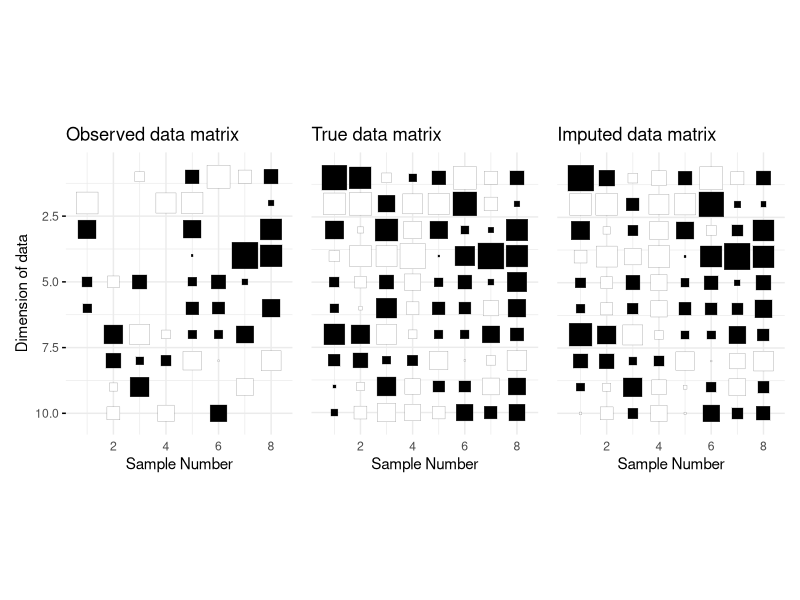

Generate this figure with R:
library(mvtnorm)
library(tidyverse)
library(patchwork)

gauss_impute_r <- function(mu, Sigma, X) {

  X_imp <- X
  n <- nrow(X)
  d <- ncol(X)

  for (i in 1:n) {

    x <- X[i, ]

    hidden <- which(is.na(x))
    visible <- which(!is.na(x))

    if (length(hidden) == 0) next

    x_v <- x[visible]

    mu_v <- mu[visible]
    mu_h <- mu[hidden]

    Sigma_vv <- Sigma[
      visible, visible,
      drop = FALSE
    ]
    Sigma_hv <- Sigma[
      hidden, visible,
      drop = FALSE
    ]

    # conditional mean
    mu_cond <- mu_h +
      Sigma_hv %*% solve(Sigma_vv) %*% (x_v - mu_v)

    X_imp[i, hidden] <- as.vector(mu_cond)
  }

  X_imp
}

# -----------------------
# Hinton plot
# -----------------------
plot_hinton_data_r <-
  function(data,
           title,
           show_y = TRUE,
           max_weight = 7) {

    df <- as_tibble(data) |>
      mutate(
        row = row_number()
      ) |>
      pivot_longer(
        -row,
        names_to = "col",
        values_to = "value"
      ) |>
      mutate(
        col = as.numeric(gsub("V", "", col)),
        size = sqrt(abs(value) / max_weight),
        fill = ifelse(value > 0, "white", "black")
      )

    ggplot(df, aes(x = col, y = row)) +
      geom_tile(
        aes(
          width = size,
          height = size,
          fill = fill
        ),
        color = "grey50"
      ) +
      scale_fill_identity() +
      scale_y_reverse() +
      coord_fixed() +
      labs(
        title = title,
        x = "Sample Number",
        y = if (show_y) "Dimension of data" else NULL
      ) +
      theme_minimal() +
      theme(
        axis.text.y = if (show_y) element_text() else element_blank(),
        axis.ticks.y = if (show_y) element_line() else element_blank()
      )
  }

# -----------------------
# Data generation + imputation
# -----------------------
gen_imputer_data_r <-
  function(data_dim = 8,
           sample_size = 10,
           threshold_missing = 0.5) {

    mean <- rnorm(data_dim)

    # random SPD covariance
    A <- matrix(
      rnorm(data_dim^2),
      data_dim,
      data_dim
    )
    cov <- t(A) %*% A

    # sample true data
    x_true <- mvtnorm::rmvnorm(
      sample_size,
      mean = mean,
      sigma = cov
    )

    # missing mask
    missing_idx <- matrix(
      runif(sample_size * data_dim) <
        threshold_missing,
      nrow = sample_size,
      ncol = data_dim
    )

    x_observed <- x_true
    x_observed[missing_idx] <- NA

    x_imputed <- gauss_impute_r(mean, cov, x_observed)

    # replace NA with 0 for plotting
    x_observed0 <- x_observed
    x_observed0[is.na(x_observed0)] <- 0

    p1 <- plot_hinton_data_r(
      x_observed0,
      "Observed data matrix",
      TRUE
    )

    p2 <- plot_hinton_data_r(
      x_true,
      "True data matrix",
      FALSE
    )

    p3 <- plot_hinton_data_r(
      x_imputed,
      "Imputed data matrix",
      FALSE
    )

    p1 + p2 + p3
  }

# -----------------------
# Run
# -----------------------
gen_imputer_data_r()
